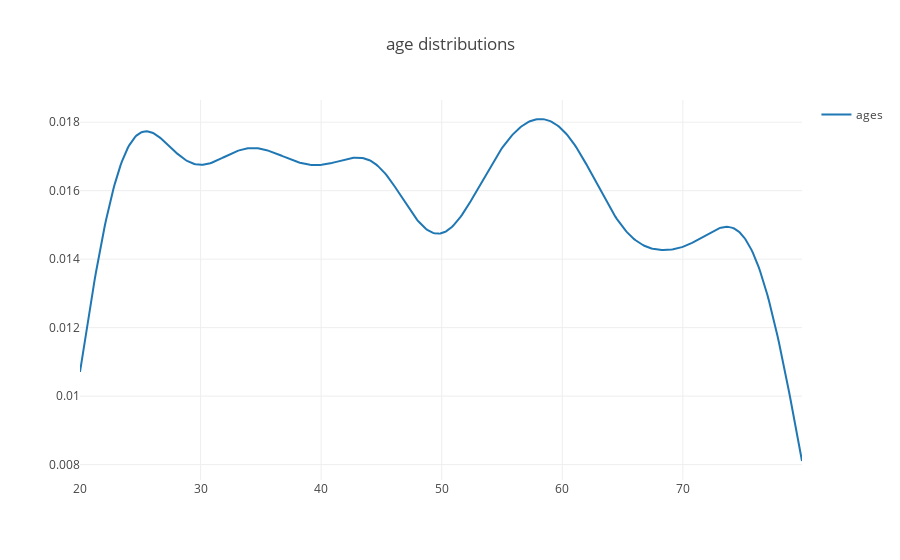

The notebook cell this image was saved under:
### Code cell
# Questions 7
# Information about customers' ages .
Univariate_Questions_7 = ff.create_distplot([df.age.to_list()] , group_labels=["ages"] , show_hist=False ,  bin_size=.1, show_rug=False  )
Univariate_Questions_7.update_layout(title_text="age distributions")
Univariate_Questions_7.show()

### Figure 1 — Plotly figure (JSON) as saved in the notebook; plotly's stock layout.template omitted (floating-point values rounded to 4 significant figures; data arrays with more than 128 entries replaced by an {"elided": "..."} marker saying what was removed)
{"data": [{"legendgroup": "ages", "marker": {"color": "rgb(31, 119, 180)"}, "mode": "lines", "name": "ages", "showlegend": true, "type": "scatter", "x": {"elided": "500 float values"}, "xaxis": "x", "y": {"elided": "500 float values"}, "yaxis": "y"}], "layout": {"barmode": "overlay", "hovermode": "closest", "legend": {"traceorder": "reversed"}, "title": {"text": "age distributions"}, "xaxis": {"anchor": "y2", "domain": [0, 1], "zeroline": false}, "yaxis": {"anchor": "free", "domain": [0, 1], "position": 0}}}
